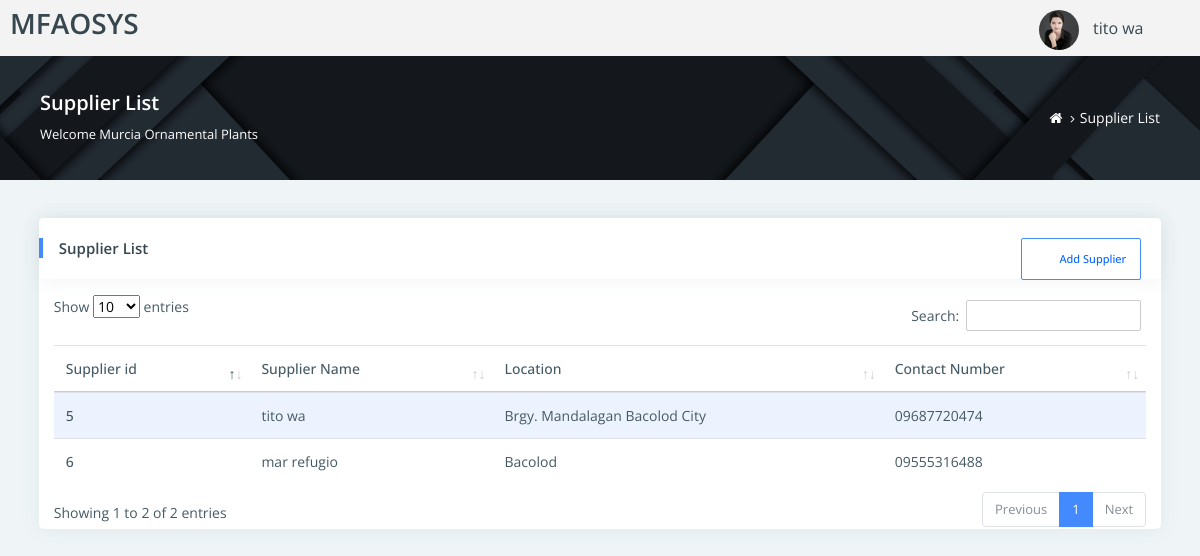
/supplier1/supplierlist.php (signed in), run on the app's committed database.
### tables this page shows
CREATE TABLE `tblsupplier` (
  `supplier_id` int(11) NOT NULL,
  `supplier_name` varchar(150) NOT NULL,
  `supplier_password` varchar(150) NOT NULL,
  `active` int(1) NOT NULL DEFAULT 0,
  `supplier_location` varchar(100) NOT NULL,
  `contact_no` varchar(50) NOT NULL,
  `reference_id` varchar(20) NOT NULL,
  `uploaded_file` varchar(100) NOT NULL
);

### supplier1/supplierlist.php (the view, shortened to what this page needs)
<?php
  include('../include/connection.php');
 ?>
<!DOCTYPE html>
<html lang="en">
<head>
    <link rel="stylesheet" href="assets/pages/waves/css/waves.min.css" type="text/css" media="all">
    <link rel="stylesheet" type="text/css" href="assets/css/bootstrap/css/bootstrap.min.css">
    <link rel="stylesheet" href="assets/pages/waves/css/waves.min.css" type="text/css" media="all">
    <link rel="stylesheet" type="text/css" href="assets/icon/themify-icons/themify-icons.css">
    <link rel="stylesheet" type="text/css" href="assets/icon/icofont/css/icofont.css">
    <link rel="stylesheet" type="text/css" href="assets/css/font-awesome-n.min.css">
    <link rel="stylesheet" type="text/css" href="assets/css/font-awesome.min.css">
    <link rel="stylesheet" type="text/css" href="assets/css/jquery.mCustomScrollbar.css">
    <link rel="stylesheet" type="text/css" href="assets/css/style.css">
    <link rel="stylesheet" type="text/css" href="../DataTables/datatables.min.css"/>
</head>
<body>
    <div id="pcoded" class="pcoded">
        <div class="pcoded-container navbar-wrapper">
            <?php include('include/supplierheader.php'); ?>
            <div class="pcoded-main-container">
                <div class="pcoded-wrapper">
                    <div class="pcoded-content">
                        <div class="page-header">
                            <div class="page-block">
                                <div class="row align-items-center">
                                    <div class="col-md-8">
                                        <div class="page-header-title">
                                            <h5 class="m-b-10">Supplier List</h5>
                                            <p class="m-b-0">Welcome Murcia Ornamental Plants</p>
                                        </div>
                                    </div>
                                    <div class="col-md-4">
                                        <ul class="breadcrumb">
                                            <li class="breadcrumb-item">
                                                <a href="index.html"> <i class="fa fa-home"></i> </a>
                                            </li>
                                            <li class="breadcrumb-item"><a href="#!">Supplier List</a>
                                            </li>
                                        </ul>
                                    </div>
                                </div>
                            </div>
                        </div>
                        <div class="pcoded-inner-content">
                            <div class="main-body">
                                <div class="page-wrapper">
                                    <div class="page-body">
                                                    <div class="card table-card">
                                                    <div class="card-header">
                                                        <h5>Supplier List</h5>
                                                        <div class="card-header-right">
                                                             <button style="margin-right: 10px;" data-toggle="modal" data-target="#bd-example-modal-sm" class="btn waves-effect waves-light btn-primary btn-sm btn-outline-primary"><i class="icofont icofont-plus"></i>Add Supplier</button>
                                                        </div>
                                                    </div>
                                                    <div class="container-fluid mt-3">
                                               <!-- <div class="card-block table-border-style">
                                                <div> -->
                                                    <table id="example" class="table table-striped" style="width:100%">
                                                        <thead>
                                                            <tr>
                                                                <th>Supplier id</th>
                                                                 <th>Supplier Name</th>
                                                                 <th>Location</th>
                                                                 <th>Contact Number</th>
                                                            </tr>
                                                        </thead>
                                                        <tbody>
                                                            <?php
                                                                $query = mysqli_query($con, "SELECT * FROM `tblsupplier` WHERE active = 1");
                                                                while($row = mysqli_fetch_array($query)){
                                                             ?>
                                                            <tr>
                                                                <th><?php echo $row['supplier_id']; ?></th>
                                                                <td><?php echo $row['supplier_name']; ?></td>
                                                                <td><?php echo $row['supplier_location']; ?></td>
                                                                <td><?php echo $row['contact_no']; ?></td>
                                                            </tr>
                                                        <?php } ?>
                                                        </tbody>
                                                    </table>
                                                    </div>
                                                </div>
                                            </div>
                                    </div>
                                </div>
                            </div>
                        </div>
                    </div>
                </div>
            </div>
        </div>
</body>
</html>

### data on the page
tblsupplier: supplier_id "5", supplier_name "tito wa", supplier_location "Brgy. Mandalagan Bacolod City", contact_no "09687720474"
tblsupplier: supplier_id "6", supplier_name "mar refugio", supplier_location "Bacolod", contact_no "09555316488"

### other printed values
$_SESSION['supplier_name'] "tito wa"
